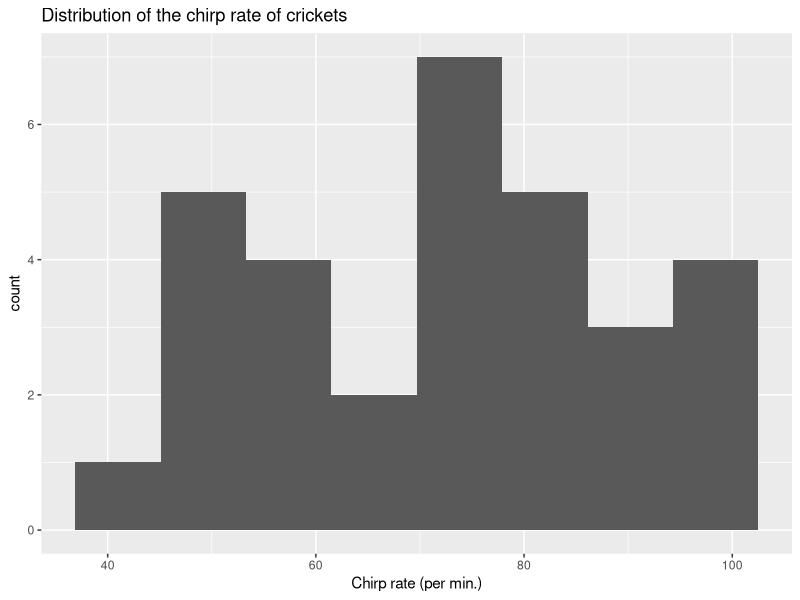

The R source for this figure:
## ---- chunk 1
knitr::opts_chunk$set(echo = TRUE)
library('tidyverse') ; library('modeldata')
## ---- chunk 2
data(crickets, package = "modeldata")
names(crickets)
## ---- chunk 3
summary(crickets)
ggplot(crickets, aes(x = rate)) +
  geom_histogram(bins = 8) +
  ggtitle("Distribution of the chirp rate of crickets") + 
  xlab('Chirp rate (per min.)')
